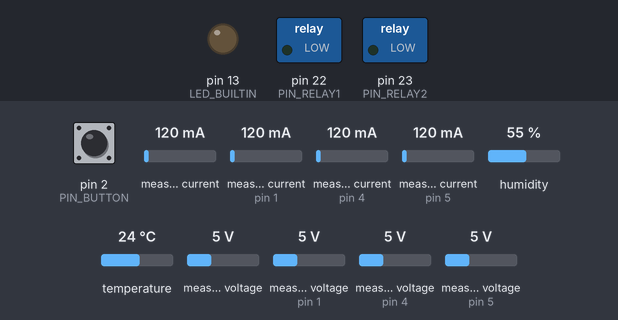
The sketch below on a simulated Arduino Mega 2560, built with avr-gcc and run on an emulated ATmega2560. On the bench: switched loads named in the sketch (green lamp = pin HIGH), output pins drawn as LEDs (lit = HIGH). Dashed ring = blinking. Inputs (shaded band) come from the test bench; at power-on: measured voltage 5 V, measured current (sensors on pin 1, pin 4, pin 5) 120 mA, measured current 120 mA, pin 2 (PIN_BUTTON) HIGH, humidity 55 %, temperature 24 °C, measured voltage (sensors on pin 1, pin 4, pin 5) 5 V. What the sketch prints to the serial monitor is not drawn.

Above: at 0.11 s.
At 1.27 s:
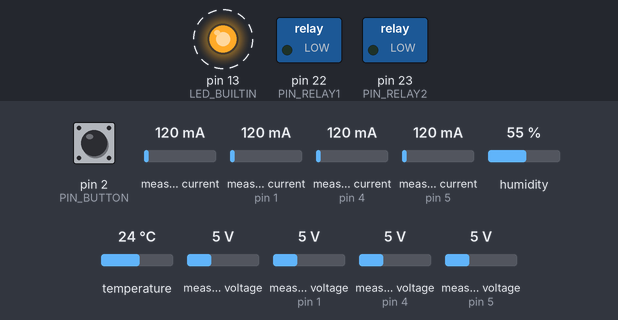
1.3 s: measured voltage (sensor 0) set to 11.2 V
4.3 s: measured current (sensor on pin 1) set to 1960 mA
7.3 s: measured current (sensor 0) set to 1000 mA
Timing chart, 0 to 16.3 s (numbered marks = the images above; inputs shaded):
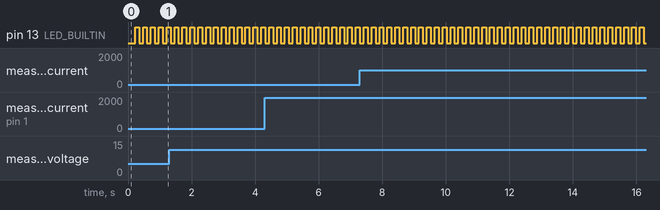

Measured:
- by itself, pin 13 (LED_BUILTIN): alternates HIGH for 0.12 s and LOW for 0.12 s

The sketch:

0_Main.ino
```cpp
#include "Globals.h"
#include <Wire.h>
#include <Adafruit_INA219.h>
#include <Adafruit_AHTX0.h>

Telemetry data;

void setup() {
  Serial.begin(115200);
  Wire.begin();

  pinMode(PIN_BUTTON, INPUT_PULLUP);
  pinMode(LED_BUILTIN, OUTPUT);

  initSensors();
  initActuators();
}

static void printVoltageSensor(const char *name, const VoltageSensorData &s, bool last=false) {
  Serial.print('"');
  Serial.print(name);
  Serial.print("\":{");
  Serial.print("\"current\":"); Serial.print(s.isAvailable ? s.current : 0, 3);
  Serial.print(",\"voltage\":"); Serial.print(s.isAvailable ? s.voltage : 0, 3);
  Serial.print(",\"power\":"); Serial.print(s.isAvailable ? s.power : 0, 3);
  Serial.print(",\"isAvailable\":"); Serial.print(s.isAvailable ? "true" : "false");
  Serial.print('}');
  if (!last) Serial.print(',');
}

static void printTempSensor(const char *name, const TemperatureSensorData &s, bool last=false) {
  Serial.print('"');
  Serial.print(name);
  Serial.print("\":{");
  Serial.print("\"temperature\":"); Serial.print(s.isAvailable ? s.temperature : 0, 1);
  Serial.print(",\"humidity\":"); Serial.print(s.isAvailable ? s.humidity : 0, 1);
  Serial.print(",\"isAvailable\":"); Serial.print(s.isAvailable ? "true" : "false");
  Serial.print('}');
  if (!last) Serial.print(',');
}

void sendJson() {
  Serial.print('{');
  printVoltageSensor("voltageSensorV3", data.voltageSensorV3);
  printVoltageSensor("voltageSensorV5", data.voltageSensorV5);
  printVoltageSensor("voltageSensorV5PiBrain", data.voltageSensorV5PiBrain);
  printVoltageSensor("voltageSensorV24", data.voltageSensorV24);
  printTempSensor("temperatureSensor1", data.temperatureSensor1, true);
  Serial.print('}');
  Serial.print('\n');
}

void loop() {
  static uint32_t lastPoll = 0;
  uint32_t now = millis();

  if (now - lastPoll >= 100) {
    lastPoll = now;
    pollSensors();
    updateActuators();
    sendJson();
    digitalWrite(LED_BUILTIN, !digitalRead(LED_BUILTIN));
  }
}
```

Actuators.ino
```cpp
#include "Globals.h"

static bool stateRelay1 = false;
static bool stateRelay2 = false;
static uint32_t lastChange1 = 0;
static uint32_t lastChange2 = 0;

void initActuators() {
  pinMode(PIN_RELAY1, OUTPUT);
  pinMode(PIN_RELAY2, OUTPUT);
  digitalWrite(PIN_RELAY1, LOW);
  digitalWrite(PIN_RELAY2, LOW);
}

void setRelay(uint8_t pin, bool state) {
  uint32_t now = millis();
  uint32_t debounce = 20;
  if (pin == PIN_RELAY1) {
    if (state != stateRelay1 && now - lastChange1 >= debounce) {
      digitalWrite(pin, state ? HIGH : LOW);
      stateRelay1 = state;
      lastChange1 = now;
    }
  } else if (pin == PIN_RELAY2) {
    if (state != stateRelay2 && now - lastChange2 >= debounce) {
      digitalWrite(pin, state ? HIGH : LOW);
      stateRelay2 = state;
      lastChange2 = now;
    }
  }
}

void updateActuators() {
  if (data.voltageSensorV24.current > 2.0f) {
    setRelay(PIN_RELAY1, false);
  }
  data.relay1 = digitalRead(PIN_RELAY1);
  data.relay2 = digitalRead(PIN_RELAY2);
}
```

Buttons.ino
```cpp
#include "Globals.h"

bool buttonPressed() {
  static bool lastReading = HIGH;
  static bool lastStable = HIGH;
  static uint32_t lastDebounce = 0;
  const uint32_t debounceDelay = 30;

  bool reading = digitalRead(PIN_BUTTON);
  if (reading != lastReading) {
    lastDebounce = millis();
    lastReading = reading;
  }
  if (millis() - lastDebounce >= debounceDelay) {
    if (reading != lastStable) {
      lastStable = reading;
      if (lastStable == LOW) {
        return true;
      }
    }
  }
  return false;
}
```

Globals.h
```cpp
#pragma once
#include <Arduino.h>

constexpr uint8_t PIN_RELAY1 = 22;
constexpr uint8_t PIN_RELAY2 = 23;
constexpr uint8_t PIN_BUTTON = 2;

struct VoltageSensorData {
  float current;   // A
  float voltage;   // V
  float power;     // W
  bool  isAvailable;
};

struct TemperatureSensorData {
  float temperature;  // C
  float humidity;     // %
  bool  isAvailable;
};

struct Telemetry {
  uint32_t ts;        // millis()
  VoltageSensorData voltageSensorV3;
  VoltageSensorData voltageSensorV5;
  VoltageSensorData voltageSensorV5PiBrain;
  VoltageSensorData voltageSensorV24;
  TemperatureSensorData temperatureSensor1;
  TemperatureSensorData temperatureSensor2;
  bool  relay1;
  bool  relay2;
  bool  button;
};
extern Telemetry data;

void initSensors();
void pollSensors();

void initActuators();
void updateActuators();
void setRelay(uint8_t pin, bool state);

bool buttonPressed();
```

Sensors.ino
```cpp
#include "Globals.h"

static constexpr uint8_t ADDR_V3  = 0x40;  // 3.3V
static constexpr uint8_t ADDR_V5  = 0x41;  // 5V
static constexpr uint8_t ADDR_V5PB = 0x44; // 5V Pi Brain
static constexpr uint8_t ADDR_V24 = 0x45;  // 24V

Adafruit_INA219 sensorV3(ADDR_V3);
Adafruit_INA219 sensorV5(ADDR_V5);
Adafruit_INA219 sensorV5PiBrain(ADDR_V5PB);
Adafruit_INA219 sensorV24(ADDR_V24);

static bool v3_ok = false;
static bool v5_ok = false;
static bool v5pb_ok = false;
static bool v24_ok = false;

Adafruit_AHTX0 aht1; // address 0x38

static bool aht1_ok = false;

static constexpr uint8_t ADDR_AHT1 = 0x38;
static bool checkInaAlive(uint8_t addr) {
  Wire.beginTransmission(addr);
  return Wire.endTransmission() == 0;
}


static bool startIna(Adafruit_INA219 &sensor) {
  for (int i = 0; i < 3; ++i) {
    if (sensor.begin()) return true;
    delay(10);
  }
  return false;
}

static void ensureInaStarted(Adafruit_INA219 &sensor, bool &okFlag) {
  if (!okFlag) {
    okFlag = startIna(sensor);
  }
}

static bool checkAhtAlive(uint8_t addr) {
  Wire.beginTransmission(addr);
  return Wire.endTransmission() == 0;
}

static bool startAht(Adafruit_AHTX0 &sensor, uint8_t addr) {
  for (int i = 0; i < 3; ++i) {
    if (sensor.begin(&Wire, -1, addr)) return true;
    delay(10);
  }
  return false;
}

static void ensureAhtStarted(Adafruit_AHTX0 &sensor, uint8_t addr, bool &okFlag) {
  if (!okFlag) {
    okFlag = startAht(sensor, addr);
  }
}

static void readIna(Adafruit_INA219 &sensor, uint8_t addr, bool &okFlag, VoltageSensorData &out) {
  if (!checkInaAlive(addr)) {
    okFlag = false;
    out.current = 0.0f;
    out.voltage = 0.0f;
    out.power = 0.0f;
    out.isAvailable = false;
    return;
  }
  ensureInaStarted(sensor, okFlag);
  if (!okFlag) {
    out.current = 0.0f;
    out.voltage = 0.0f;
    out.power = 0.0f;
    out.isAvailable = false;
    return;
  }
  float v = sensor.getBusVoltage_V();
  float i = sensor.getCurrent_mA() / 1000.0f;
  bool ok = !isnan(v) && !isinf(v) && !isnan(i) && !isinf(i);
  if (!ok) {
    okFlag = false;
    out.voltage = 0.0f;
    out.current = 0.0f;
    out.power = 0.0f;
    out.isAvailable = false;
    return;
  }
  float p = v * i;
  if (isnan(p) || isinf(p)) {
    p = 0.0f;
  }
  out.voltage = v;
  out.current = i;
  out.power = p;
  out.isAvailable = true;
}

static void readAHT(Adafruit_AHTX0 &sensor, uint8_t addr, bool &okFlag, TemperatureSensorData &out) {
  if (!checkAhtAlive(addr)) {
    okFlag = false;
    out.temperature = 0.0f;
    out.humidity = 0.0f;
    out.isAvailable = false;
    return;
  }
  ensureAhtStarted(sensor, addr, okFlag);
  if (!okFlag) {
    out.temperature = 0.0f;
    out.humidity = 0.0f;
    out.isAvailable = false;
    return;
  }
  sensors_event_t hum, temp;
  sensor.getEvent(&hum, &temp);
  float t = temp.temperature;
  float h = hum.relative_humidity;
  bool ok = !isnan(t) && !isinf(t) && !isnan(h) && !isinf(h);
  if (!ok) {
    t = 0.0f;
    h = 0.0f;
  }
  out.temperature = t;
  out.humidity = h;
  out.isAvailable = ok;
}

void initSensors() {
  v3_ok = startIna(sensorV3);
  v5_ok = startIna(sensorV5);
  v5pb_ok = startIna(sensorV5PiBrain);
  v24_ok = startIna(sensorV24);
  // pass explicit Wire instance and sensor ID to avoid implicit int conversion
  aht1_ok = startAht(aht1, ADDR_AHT1);
}

void pollSensors() {
  data.ts = millis();
  readIna(sensorV3, ADDR_V3, v3_ok, data.voltageSensorV3);
  readIna(sensorV5, ADDR_V5, v5_ok, data.voltageSensorV5);
  readIna(sensorV5PiBrain, ADDR_V5PB, v5pb_ok, data.voltageSensorV5PiBrain);
  readIna(sensorV24, ADDR_V24, v24_ok, data.voltageSensorV24);
  readAHT(aht1, ADDR_AHT1, aht1_ok, data.temperatureSensor1);
  data.button = buttonPressed();
  data.relay1 = digitalRead(PIN_RELAY1);
  data.relay2 = digitalRead(PIN_RELAY2);
}
```
